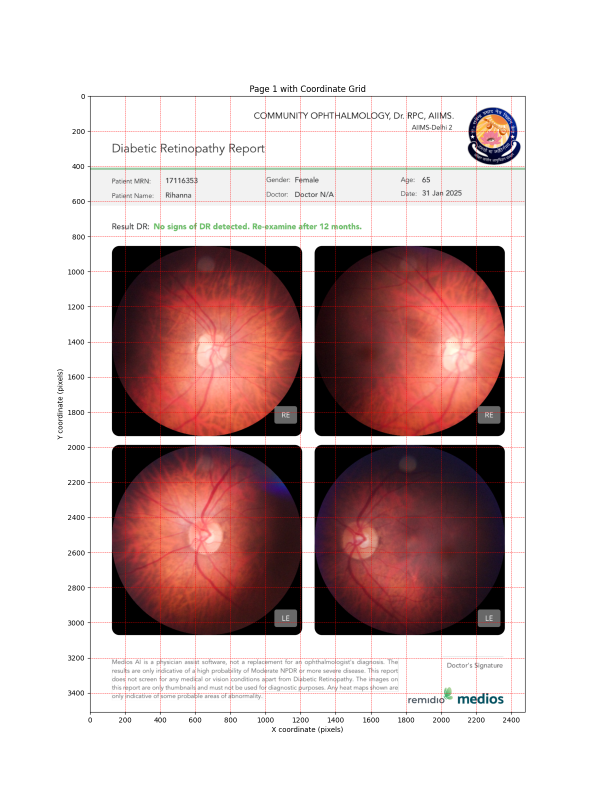
#> input picture page_1_with_grid.png, 1200 x 1600 px (shown at 1/2 size)
$ python -i ocr_pii.py   (imports and definitions only)
#> lines starting #> are read from the running program, lines starting #| are printed output that depends on the picture; after the words box and inside, x2 and y2 are one past the last pixel; in counts of white or black regions, pixels touching at a corner belong together
from __future__ import annotations

from dataclasses import dataclass, replace
from typing import Any, Dict, List

import cv2
import numpy as np
import pytesseract


@dataclass(frozen=True)
class OcrPiiConfig:
    roi_height_ratio: float = 0.20
    roi_width_ratio: float = 0.30
    min_text_length: int = 2
    min_confidence: int = 50
    min_valid_detections: int = 1
    max_roi_dim: int = 1200
    tesseract_timeout_seconds: float = 20.0
    max_preprocess_variants: int = 3
    max_ocr_configs: int = 2
    early_exit_on_pattern_match: bool = True


def preprocess_roi_multi(roi: np.ndarray) -> List[np.ndarray]:
    processed_images: List[np.ndarray] = []

    gray = cv2.cvtColor(roi, cv2.COLOR_BGR2GRAY)
    adaptive = cv2.adaptiveThreshold(
        gray,
        255,
        cv2.ADAPTIVE_THRESH_GAUSSIAN_C,
        cv2.THRESH_BINARY,
        11,
        2,
    )
    processed_images.append(adaptive)

    gray_eq = cv2.equalizeHist(gray)
    _, binary = cv2.threshold(gray_eq, 150, 255, cv2.THRESH_BINARY)
    processed_images.append(binary)

    _, binary_inv = cv2.threshold(gray_eq, 150, 255, cv2.THRESH_BINARY_INV)
    processed_images.append(binary_inv)

    clahe = cv2.createCLAHE(clipLimit=2.0, tileGridSize=(8, 8))
    clahe_img = clahe.apply(gray)
    _, clahe_bin = cv2.threshold(clahe_img, 160, 255, cv2.THRESH_BINARY)
    processed_images.append(clahe_bin)

    blurred = cv2.GaussianBlur(gray, (3, 3), 0)
    edges = cv2.Canny(blurred, 50, 150)
    kernel = np.ones((2, 2), np.uint8)
    edges_dilated = cv2.dilate(edges, kernel, iterations=1)
    processed_images.append(edges_dilated)

    return processed_images


# [12 lines left out: functions detect_text_patterns, _safe_int, not called in this run]


def extract_text_multi_strategy(
    roi: np.ndarray,
    config: OcrPiiConfig,
) -> List[Dict[str, Any]]:
    all_detections: List[Dict[str, Any]] = []
    processed_images = preprocess_roi_multi(roi)[: max(1, int(config.max_preprocess_variants))]
    configs = [
        "--psm 6 --oem 3",
        "--psm 11 --oem 3",
        "--psm 12 --oem 3",
        "--psm 7 --oem 3",
    ][: max(1, int(config.max_ocr_configs))]
    seen: set[tuple[str, int, int, int, int]] = set()

    for proc_img in processed_images:
        for ocr_config in configs:
            try:
                data = pytesseract.image_to_data(
                    proc_img,
                    config=ocr_config,
                    output_type=pytesseract.Output.DICT,
                    timeout=config.tesseract_timeout_seconds,
                )
            except pytesseract.TesseractError:
                continue
            conf_values = data.get("conf") or []
            left_values = data.get("left") or []
            top_values = data.get("top") or []
            width_values = data.get("width") or []
            height_values = data.get("height") or []
            for i, txt in enumerate(data.get("text", [])):
                txt_clean = (txt or "").strip()
                conf_raw = conf_values[i] if i < len(conf_values) else -1
                conf = _safe_int(conf_raw)
                left = _safe_int(left_values[i]) if i < len(left_values) else 0
                top = _safe_int(top_values[i]) if i < len(top_values) else 0
                width = _safe_int(width_values[i]) if i < len(width_values) else 0
                height = _safe_int(height_values[i]) if i < len(height_values) else 0
                if len(txt_clean) >= config.min_text_length and conf > config.min_confidence:
                    dedup_key = (
                        txt_clean.upper(),
                        max(0, left),
                        max(0, top),
                        max(0, width),
                        max(0, height),
                    )
                    if dedup_key in seen:
                        continue
                    seen.add(dedup_key)
                    matches_pattern = detect_text_patterns(txt_clean)
                    all_detections.append(
                        {
                            "text": txt_clean,
                            "conf": conf,
                            "matches_pattern": matches_pattern,
                            "box": {
                                "x": max(0, left),
                                "y": max(0, top),
                                "w": max(0, width),
                                "h": max(0, height),
                            },
                        }
                    )
                    if config.early_exit_on_pattern_match and matches_pattern:
                        return all_detections

    return all_detections


def analyze_roi_structure(roi: np.ndarray) -> bool:
    gray = cv2.cvtColor(roi, cv2.COLOR_BGR2GRAY)
    _, binary = cv2.threshold(gray, 200, 255, cv2.THRESH_BINARY)
    white_pixels = np.sum(binary == 255)
    dark_pixels = np.sum(gray < 30)

    total_pixels = gray.size
    white_ratio = white_pixels / total_pixels
    dark_ratio = dark_pixels / total_pixels

    return (white_ratio > 0.01 and dark_ratio > 0.05) or white_ratio > 0.03


def detect_pii_for_image(img: np.ndarray, config: OcrPiiConfig | None = None) -> Dict[str, Any]:
    config = config or OcrPiiConfig()
    h, w = img.shape[:2]
    roi_h = int(h * config.roi_height_ratio)
    roi_w = int(w * config.roi_width_ratio)
    roi = img[0:roi_h, 0:roi_w]
    max_dim = config.max_roi_dim
    if max_dim and (roi.shape[0] > max_dim or roi.shape[1] > max_dim):
        scale = min(max_dim / roi.shape[0], max_dim / roi.shape[1])
        new_w = max(1, int(roi.shape[1] * scale))
        new_h = max(1, int(roi.shape[0] * scale))
        roi = cv2.resize(roi, (new_w, new_h), interpolation=cv2.INTER_AREA)

    has_text_structure = analyze_roi_structure(roi)
    detect_cfg = config
    if not has_text_structure:
        # Fast path when ROI structure is weak: run a single OCR pass only.
        detect_cfg = replace(config, max_preprocess_variants=1, max_ocr_configs=1)
    detections = extract_text_multi_strategy(roi, detect_cfg)
    valid_detections = [
        d for d in detections if d["conf"] > config.min_confidence
    ]
    pattern_matches = [d for d in valid_detections if d["matches_pattern"]]

    has_text = len(valid_detections) >= config.min_valid_detections
    has_patterns = bool(pattern_matches)
    is_pii = (has_text_structure and has_text) or has_patterns

    return {
        "is_pii": is_pii,
        "valid_detections": len(valid_detections),
        "pattern_matches": len(pattern_matches),
    }


# [69 lines left out: functions detect_pii_details_for_image, detect_pii_for_path, detect_pii_details_for_path, not called in this run]

>>> import cv2
>>> picture = cv2.imread('../page_1_with_grid.png')
#> picture is the input picture: shape (1600, 1200, 3); mean B, G, R 187.7, 188.4, 208.1
>>> result = detect_pii_for_image(picture)
#> in detect_pii_for_image, `roi = img[0:roi_h, 0:roi_w]`:
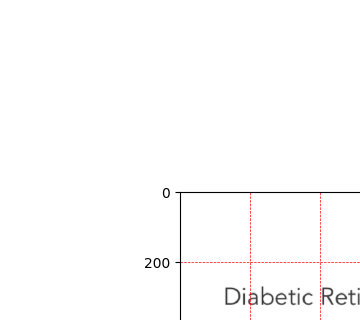
#> roi: shape (320, 360, 3); mean B, G, R 252.5, 252.5, 252.9
#> in analyze_roi_structure, `_, binary = cv2.threshold(gray, 200, 255, cv2.THRESH_BINARY)`:
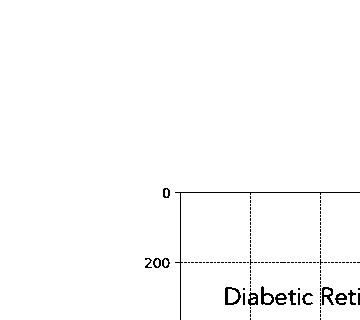
#> binary: shape (320, 360); 98.6% white; black in thin lines or dots, all inside (x1, y1, x2, y2) = (145, 188, 360, 320)
#> in analyze_roi_structure, `white_pixels = np.sum(binary == 255)`: white_pixels = 113603
#> in analyze_roi_structure, `dark_pixels = np.sum(gray < 30)`: dark_pixels = 367
#> in analyze_roi_structure, `white_ratio = white_pixels / total_pixels`: white_ratio = 0.986
#> in analyze_roi_structure, `dark_ratio = dark_pixels / total_pixels`: dark_ratio = 0.00319
#> in detect_pii_for_image, `has_text_structure = analyze_roi_structure(roi)`: has_text_structure = True
#> in preprocess_roi_multi, `_, binary = cv2.threshold(gray_eq, 150, 255, cv2.THRESH_BINARY)`:
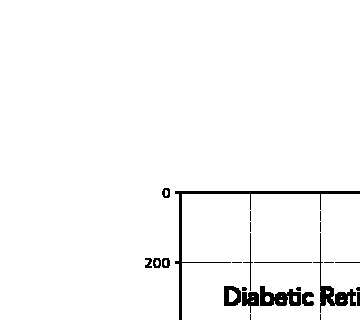
#> binary: shape (320, 360); 97.2% white; 25 black regions (11 under 20 px), largest, box (x1, y1, x2, y2) and area: (175, 191, 360, 320) 1026, (313, 233, 356, 313) 549, (260, 286, 301, 306) 511
#> in preprocess_roi_multi, `_, clahe_bin = cv2.threshold(clahe_img, 160, 255, cv2.THRESH_BINARY)`:
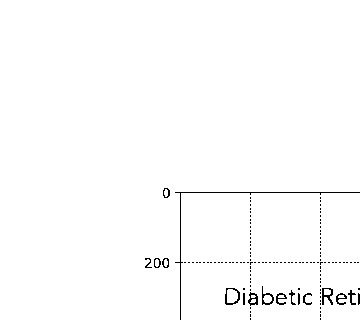
#> clahe_bin: shape (320, 360); 98.9% white; black in thin lines or dots, all inside (x1, y1, x2, y2) = (145, 188, 360, 320)
#> in preprocess_roi_multi, `blurred = cv2.GaussianBlur(gray, (3, 3), 0)`:
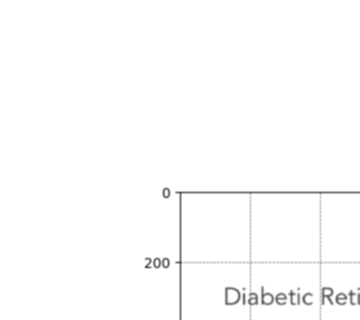
#> blurred: shape (320, 360); min 72, max 255, mean 252.6
#> in preprocess_roi_multi, `edges = cv2.Canny(blurred, 50, 150)`:
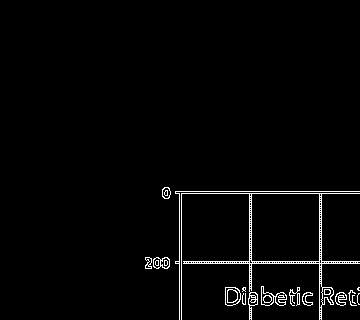
#> edges: shape (320, 360); 2.2% white in thin lines or dots, all inside (x1, y1, x2, y2) = (145, 187, 360, 320)
#> in preprocess_roi_multi, `edges_dilated = cv2.dilate(edges, kernel, iterations=1)`:
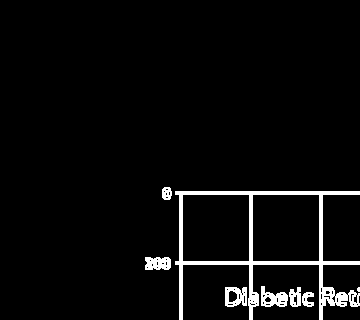
#> edges_dilated: shape (320, 360); 4.2% white; 8 white regions (1 under 20 px), largest, box (x1, y1, x2, y2) and area: (175, 191, 360, 320) 3452, (261, 286, 288, 307) 332, (225, 287, 247, 307) 302
#> in extract_text_multi_strategy, `processed_images = preprocess_roi_multi(roi)[: max(1, int(config.max_p..`: processed_images = 3 items
#> the loop in extract_text_multi_strategy, `for proc_img in processed_images:` made 1 pass
#> after the loop in extract_text_multi_strategy, `for proc_img in processed_images:`: all_detections = []; seen = 0 items
#> (the run stopped early here; a loop or call above may not have finished)

$ run again, on page_2_with_grid.png
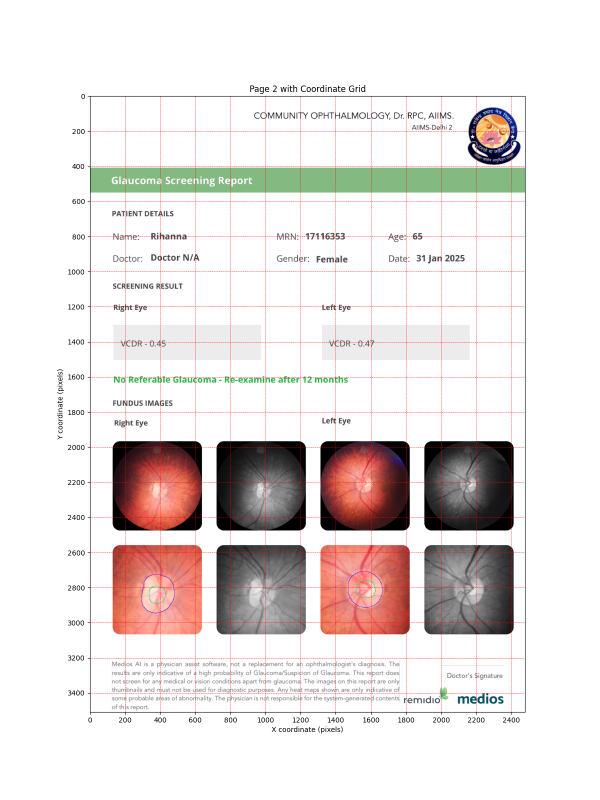
#> input picture page_2_with_grid.png, 1200 x 1600 px (shown at 1/2 size)
#> picture is the input picture: shape (1600, 1200, 3); mean B, G, R 223.7, 225.6, 231.7
#> in analyze_roi_structure, `_, binary = cv2.threshold(gray, 200, 255, cv2.THRESH_BINARY)`:
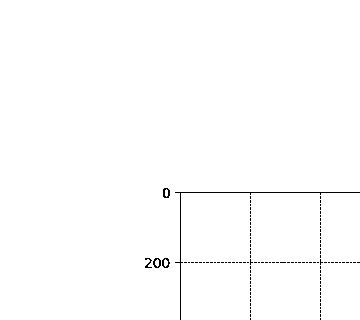
#> binary: shape (320, 360); 99.3% white; black in thin lines or dots, all inside (x1, y1, x2, y2) = (145, 188, 360, 320)
#> white_pixels = 114410
#> dark_pixels = 367
#> white_ratio = 0.993
#> dark_ratio = 0.00319
#> has_text_structure = True
#> binary_inv: shape (320, 360); 1.4% white; 21 white regions (12 under 20 px), largest, box (x1, y1, x2, y2) and area: (175, 191, 360, 320) 1026, (243, 233, 253, 291) 67, (313, 233, 323, 291) 67
#> edges: shape (320, 360); 1.6% white in thin lines or dots, all inside (x1, y1, x2, y2) = (145, 187, 360, 320)
#> in preprocess_roi_multi, `edges_dilated = cv2.dilate(edges, kernel, iterations=1)`:
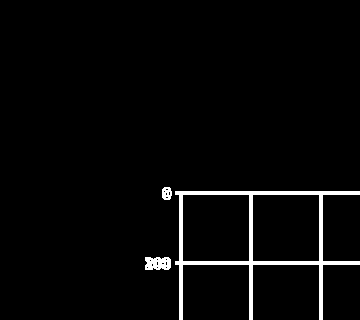
#> edges_dilated: shape (320, 360); 2.9% white; 3 white regions, box (x1, y1, x2, y2) and area: (175, 191, 360, 320) 2932, (145, 257, 171, 270) 290, (162, 187, 172, 200) 104
#> processed_images = 3 items
#> the loop in extract_text_multi_strategy, `for proc_img in processed_images:` made 1 pass
#> after the loop in extract_text_multi_strategy, `for proc_img in processed_images:`: all_detections = []; seen = 0 items
